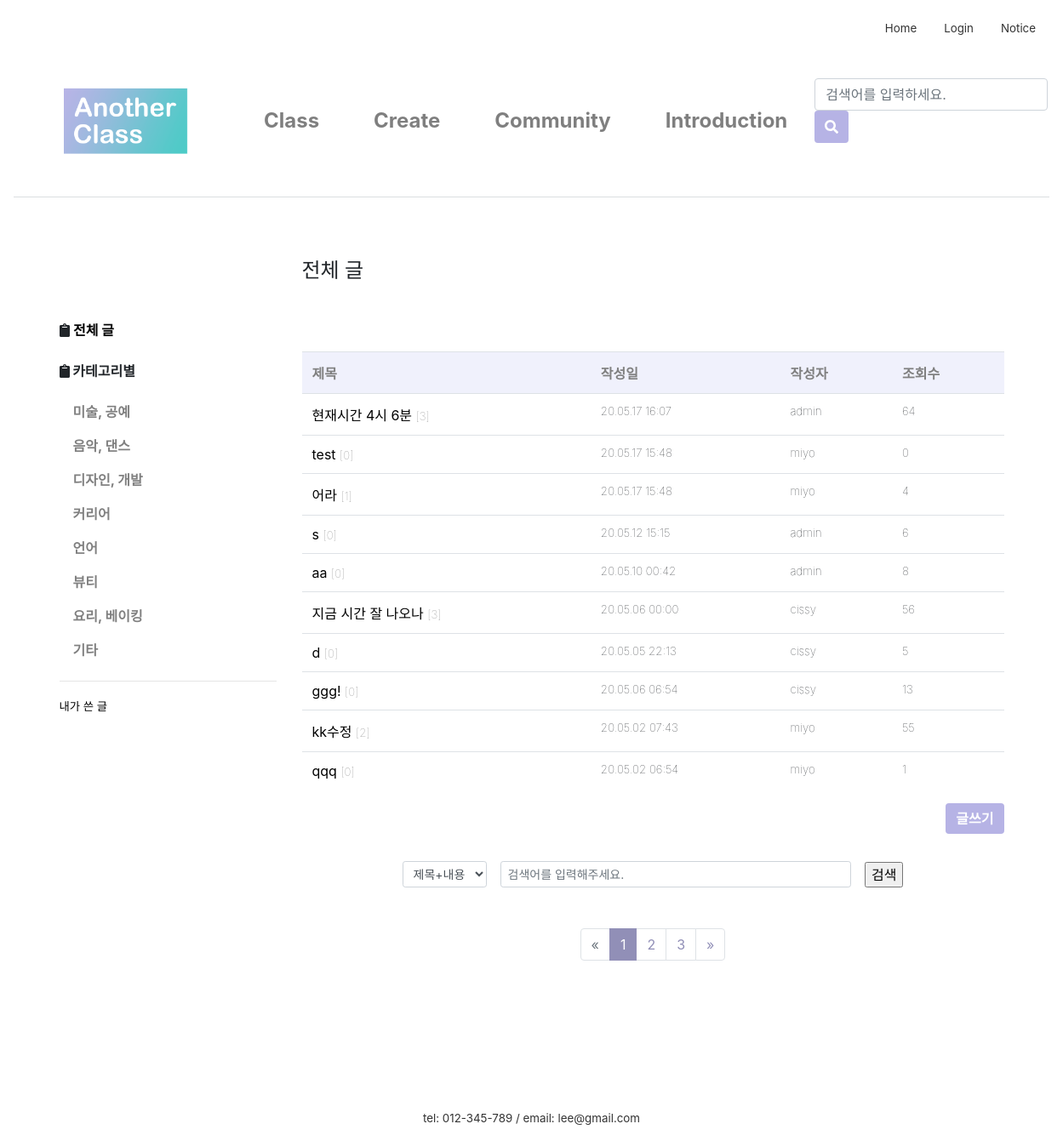
The app's page /community/, older data.
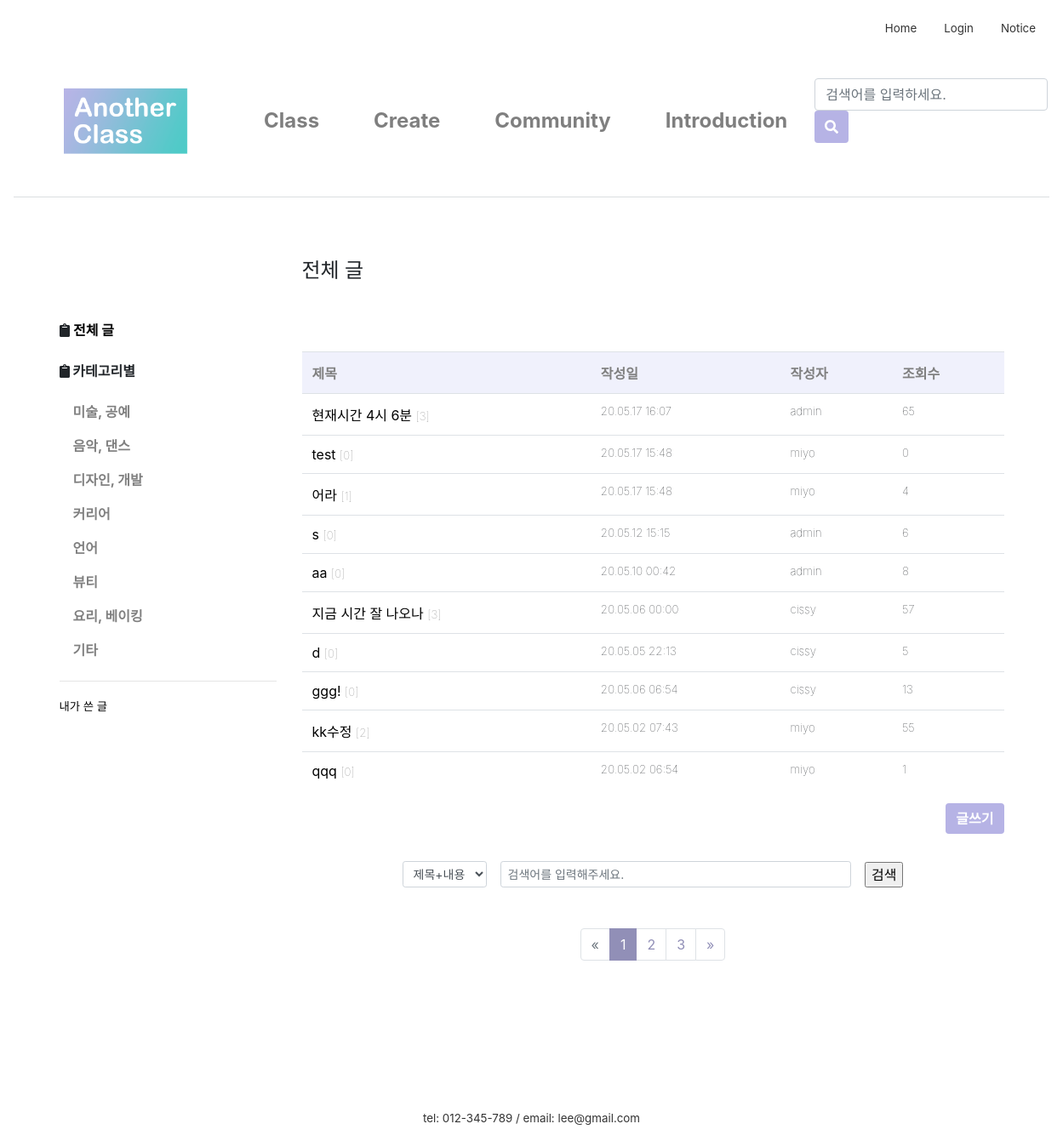
The same page, newer data.
### firstApp/models.py (models this page shows, shortened)
class Category(models.Model):
    name = models.CharField(max_length=20)

class Post(models.Model):
    author = models.ForeignKey(settings.AUTH_USER_MODEL, on_delete=models.CASCADE, default=1)
    category = models.ForeignKey('firstApp.Category', on_delete=models.CASCADE, default=2)
    title = models.CharField(max_length=60)
    text = RichTextUploadingField()
    created_date = models.DateTimeField(default=timezone.now)
    published_date = models.DateTimeField(
            blank=True, null=True)
    views = models.PositiveIntegerField(default=0)
    class Meta:
        ordering = ['-id']

### firstApp/views.py (the view)
# urls.py: path('community/', views.community, name='community'),
def community(request):
    if request.user is None:
        redirect('login')
    else:
        c = request.GET.get('c', '')
        k = request.GET.get('k', '')
        cateId = request.GET.get('cateId', '')  # url의 쿼리스트링을 가져온다. 없는 경우 공백을 리턴한다
        cate_list = Category.objects.all()
        if cateId == '':
            post_list = Post.objects.all()
            cateName = '전체 글'
        else:
            post_list = Post.objects.filter(category=cateId)
            cateName = get_object_or_404(Category, pk=cateId).name
        if k:  # k가 있으면
            if c == '1':
                post_list = post_list.filter(Q(title__icontains=k) | Q(text__icontains=k))  # 작성자에 k가 포함되어 있는 레코드만 필터링
            elif c == '2':
                filtered_author = get_object_or_None(User, username=k)
                post_list = post_list.filter(author=filtered_author)
        page = request.GET.get('page', 1)
        paginator = Paginator(post_list, 10)
        try:
            posts = paginator.page(page)
        except PageNotAnInteger:
            posts = paginator.page(1)
        except EmptyPage:
            posts = paginator.page(paginator.num_pages)
        return render(request, 'firstApp/community.html', {
            'posts': posts, 'cate_list': cate_list, 'cateName': cateName, 'cateId': cateId, 'c': c, 'k': k, 'page': page})

### firstApp/templates/firstApp/community.html (shortened to what this page needs)
{% extends 'firstApp/base.html'%}
{% load static %}
{% block content %}
<link rel="stylesheet" href="{% static 'css/paginate.css' %}">
<link rel="stylesheet" href="{% static 'css/community.css' %}">
		<div class="container">
			<div class="row">
				<div class="col-sm-3">
					<br><br><br>
					<div class="left-sidebar">
						<ul>
                            <li><i class="fas fa-clipboard"></i>
								<a class="a_underline font-weight-bolder" href="{% url 'community' %}">전체 글</a>
							</li>
							<br>
							<p class="font-weight-bolder"><i class="fas fa-clipboard"></i> 카테고리별</p>
							<ul class="nav flex-column">
								{% for category in cate_list %}
								<li>
									<a class="nav-link community-nav-link font-weight-bold" href="/community/?cateId={{category.pk}}">
										{{category.name}}
									</a>
								</li>
								{% endfor %}
							</ul>
							<hr>
							<li><a class="a_underline lighter" href="{% url 'myPost' %}" >내가 쓴 글</a></li>
						</ul>
					</div>
				</div>
				<div class="col-sm-9">
					<h4>{{cateName}}</h4>
					<br><br><br>
					<div class="blog-post-area">
							<table class="table">
								<tr>
									<th>제목</th>
									<th>작성일</th>
									<th>작성자</th>
									<th>조회수</th>
								</tr>
								{% for post in posts %}
								<tr>
									<td>
										<a class="a_underline" href="{% url 'post_detail' post.pk %}?cateId={{cateId}}&page={{page}}">
											{{ post.title }}
										</a>
										<span class="lighter" style="color:gray;">[{{ post.comments.count }}]</span>
									</td>
									<td class="lighter">{{post.created_date|date:'y.m.d H:i'}}</td>
									<td class="lighter">{{post.author}}</td>
									<td class="lighter">{{post.views}}</td>
								</tr>
								{% endfor %}
							</table>
						<div align="right">
							<div id="btn">
								<a href="/createpost">
									<input class="btn btn-primary font-weight-bolder" type="button" value="글쓰기">
								</a>
							</div>
						</div>
					</div>
					<div class="community_search_bar">
					<form action="" method="get" class="form-inline d-flex justify-content-center md-form form-sm active-cyan-2 mt-2">
						<select name="c"class="form-control form-control-sm mr-3 w-15">
								<option value="1">제목+내용</option>
						</select>
					  <input class="form-control form-control-sm mr-3 w-50" type="text" placeholder="검색어를 입력해주세요."
						name="k" value="{{ k }}" aria-label="Search">
						<span class="community_search_icon">
							<input type="submit" value="검색">
						</span>
					</form>
					</div>
						{% if posts.has_other_pages %}
						<nav aria-label="Page navigation example">
						  <ul class="pagination justify-content-center">
							{% if posts.has_previous %}
							  <li class="page-item">
								  <a class="page-link" href="?cateId={{cateId}}&c={{c}}&k={{k}}&page={{ posts.previous_page_number }}" aria-label="Previous">
								  	<span aria-hidden="true">&laquo;</span>
        							<span class="sr-only">Previous</span>
								  </a>
							  </li>
							{% else %}
							  <li class="page-item disabled"><a class="page-link">
								  <span>&laquo;</span></a></li>
							{% endif %}
							{% for i in posts.paginator.page_range %}
							  {% if posts.number == i %}
							  <li class="page-item active">
								  <a class="page-link" href="#">{{ i }}</a><span class="sr-only">(current)</span></span>
							  </li>
							  {% else %}
							  	<li class="page-item"><a class="page-link" href="?cateId={{cateId}}&c={{c}}&k={{k}}&page={{ i }}">{{ i }}</a></li>
							  {% endif %}
							{% endfor %}
							{% if posts.has_next %}
							  <li class="page-item">
								  <a class="page-link" href="?cateId={{cateId}}&c={{c}}&k={{k}}&page={{ posts.next_page_number }}" aria-label="Next">
									  <span aria-hidden="true">&raquo;</span>
								  </a>
							  </li>
							{% else %}
							  <li class="page-item disabled">
								  <a class="page-link">
								  <span>&raquo;</span>
								  </a>
							  </li>
							{% endif %}
						  </ul>
						</nav>
						{% endif %}
				</div>
			</div>
		</div>
{% endblock content %}

### firstApp/templates/firstApp/base.html (shortened to what this page needs)
{% load static %}
<link rel="stylesheet" href="https://stackpath.bootstrapcdn.com/bootstrap/4.4.1/css/bootstrap.min.css"
>
<link rel="stylesheet" href="{% static 'css/base.css' %}">
<link rel="stylesheet" href="{% static 'css/navbar_custom.css' %}">
<div class="inner">
  <nav class="nav nav-masthead justify-content-end">
    {% if user.is_active %}
    <a class="nav-link"><strong>{{user.username}}님 안녕하세요</strong></a>
    <a class="nav-link active" href="/">Home</a>
    <a class="nav-link" href="/logout">Logout</a>
    <a class="nav-link" href="#">Notice</a>
    <a class="nav-link" href="/mypage">Mypage</a>
    {% else %}
    <a class="nav-link active" href="/">Home</a>
    <a class="nav-link" href="/login">Login</a>
    <a class="nav-link" href="#">Notice</a>
    {% endif %}
  </nav>
</div>
<nav class="navbar navbar-expand-lg  navbar-light navbar-custom">
  <a class="navbar-brand" href="/main"><img src="{% static 'image\logo_1.png' %}" alt="Logo" style="width:230px;"></a>
  <div class="collapse navbar-collapse" id="navbarCollapse">
    <ul class="navbar-nav mr-auto">
      <li class="nav-item nav-item-custom">
        <a class="nav-link" href="/class">Class</a>
      </li>
      <li class="nav-item nav-item-custom">
        <a class="nav-link" href="/intro_createclass">Create</a>
      </li>
      <li class="nav-item nav-item-custom">
        <a class="nav-link" href="/community">Community</a>
      </li>
      <li class="nav-item nav-item-custom">
        <a class="nav-link" href="#">Introduction</a>
      </li>
    </ul>
    <form class="form-inline mt-2 mt-md-0">
      <input class="form-control mr-sm-2" type="text" placeholder="검색어를 입력하세요." aria-label="Search">
      <button class="btn btn-primary my-2 my-sm-0" type="submit" style="height:38px">
        <i class="fas fa-search"></i>
      </button>
    </form>
  </div>
</nav>
<main role="main">
  {% block content %}
  {% endblock content%}
</main>
<footer class="mastfoot mt-auto text-center">
  <div class="inner" style="margin-top:10rem;">
    <p style="margin:0">tel: 012-345-789 /
      email: lee@gmail.com</p>
  </div>
</footer>

### firstApp/static/css/base.css (style rules this page uses)
.mastfoot { color: #333; }
.inner { font-size:10pt; }
.btn-primary, .btn-primary:active, .btn-primary:visited { background-color: B6B3E5 !important; border:none !important; color:white !important; }
.a_underline { color:black; }

### firstApp/static/css/navbar_custom.css (style rules this page uses)
a { color:#333; }
.navbar { border-bottom: 0.1px solid rgb(219, 222, 224); margin-bottom:3em; }
.navbar-custom { font-size: x-large; font-weight: bold; background-color: #fff; }
.nav-item-custom { padding-left: 1.5rem; padding-right: 1.5rem; }

### firstApp/static/css/paginate.css (style rules this page uses)
.pagination > .active > a { color: white; background-color: #918FB7 !important; border: solid 1px #918FB7 !important }

### firstApp/static/css/community.css (style rules this page uses)
ul { list-style:none; padding-left:0 }
th { color:gray; background-color:#f0f1fc; }
.lighter { font-weight:lighter; font-size:10pt; }
.community-nav-link,.community_nav-link:visited { color:gray !important; }
.community_search_bar { margin-top:2rem; margin-bottom:3rem; }
.community_search_icon { color:#918FB7; }

Row changes from the older to the newer data that the page shows:
changed Post "현재시간 4시 6분": views "64" → "65"
changed Post "지금 시간 잘 나오나": views "56" → "57"
